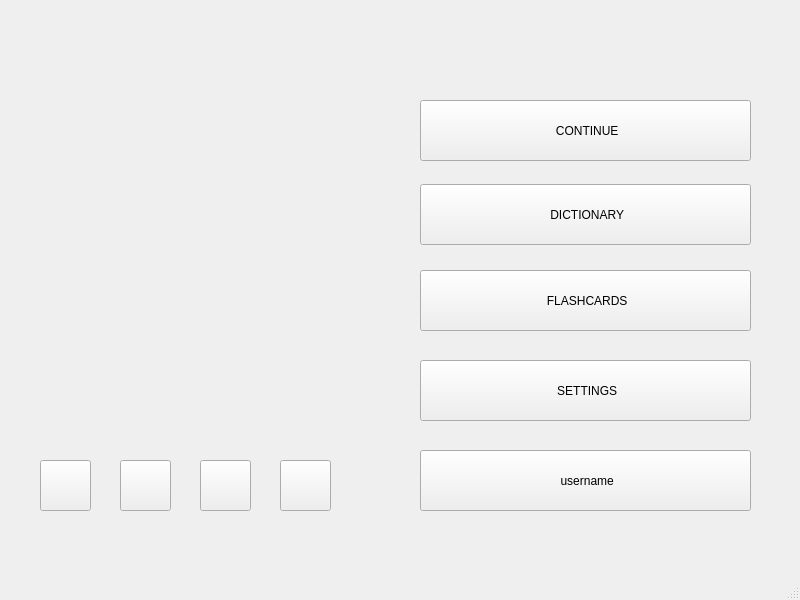
<?xml version="1.0" encoding="UTF-8"?>
<ui version="4.0">
 <class>MainWindow</class>
 <widget class="QMainWindow" name="MainWindow">
  <property name="geometry">
   <rect>
    <x>0</x>
    <y>0</y>
    <width>800</width>
    <height>600</height>
   </rect>
  </property>
  <property name="windowTitle">
   <string>MainWindow</string>
  </property>
  <widget class="QWidget" name="centralwidget">
   <widget class="QPushButton" name="telegram_link">
    <property name="geometry">
     <rect>
      <x>40</x>
      <y>460</y>
      <width>51</width>
      <height>51</height>
     </rect>
    </property>
    <property name="text">
     <string/>
    </property>
    <property name="icon">
     <iconset>
      <normaloff>../../Pictures/6422206.png</normaloff>../../Pictures/6422206.png</iconset>
    </property>
    <property name="iconSize">
     <size>
      <width>32</width>
      <height>32</height>
     </size>
    </property>
   </widget>
   <widget class="QPushButton" name="vk_link">
    <property name="geometry">
     <rect>
      <x>120</x>
      <y>460</y>
      <width>51</width>
      <height>51</height>
     </rect>
    </property>
    <property name="text">
     <string/>
    </property>
    <property name="icon">
     <iconset>
      <normaloff>../../Pictures/6422212.png</normaloff>../../Pictures/6422212.png</iconset>
    </property>
    <property name="iconSize">
     <size>
      <width>32</width>
      <height>32</height>
     </size>
    </property>
   </widget>
   <widget class="QPushButton" name="github_link">
    <property name="geometry">
     <rect>
      <x>200</x>
      <y>460</y>
      <width>51</width>
      <height>51</height>
     </rect>
    </property>
    <property name="text">
     <string/>
    </property>
    <property name="icon">
     <iconset>
      <normaloff>../../Pictures/6424084.png</normaloff>../../Pictures/6424084.png</iconset>
    </property>
    <property name="iconSize">
     <size>
      <width>32</width>
      <height>32</height>
     </size>
    </property>
   </widget>
   <widget class="QPushButton" name="ask_autors">
    <property name="geometry">
     <rect>
      <x>280</x>
      <y>460</y>
      <width>51</width>
      <height>51</height>
     </rect>
    </property>
    <property name="text">
     <string/>
    </property>
    <property name="icon">
     <iconset>
      <normaloff>../../Pictures/3916693.png</normaloff>../../Pictures/3916693.png</iconset>
    </property>
    <property name="iconSize">
     <size>
      <width>32</width>
      <height>32</height>
     </size>
    </property>
   </widget>
   <widget class="QPushButton" name="start_but">
    <property name="geometry">
     <rect>
      <x>420</x>
      <y>100</y>
      <width>331</width>
      <height>61</height>
     </rect>
    </property>
    <property name="text">
     <string> CONTINUE</string>
    </property>
    <property name="icon">
     <iconset>
      <normaloff>../../Pictures/star.png</normaloff>../../Pictures/star.png</iconset>
    </property>
   </widget>
   <widget class="QPushButton" name="dictionary_adv">
    <property name="geometry">
     <rect>
      <x>420</x>
      <y>184</y>
      <width>331</width>
      <height>61</height>
     </rect>
    </property>
    <property name="text">
     <string> DICTIONARY</string>
    </property>
    <property name="icon">
     <iconset>
      <normaloff>../../Downloads/free-icon-font-book-bookmark-7720291.png</normaloff>../../Downloads/free-icon-font-book-bookmark-7720291.png</iconset>
    </property>
   </widget>
   <widget class="QPushButton" name="flashcards_adv">
    <property name="geometry">
     <rect>
      <x>420</x>
      <y>270</y>
      <width>331</width>
      <height>61</height>
     </rect>
    </property>
    <property name="text">
     <string> FLASHCARDS</string>
    </property>
    <property name="icon">
     <iconset>
      <normaloff>../../Downloads/free-icon-font-mind-share-7928261.png</normaloff>../../Downloads/free-icon-font-mind-share-7928261.png</iconset>
    </property>
   </widget>
   <widget class="QPushButton" name="settings">
    <property name="geometry">
     <rect>
      <x>420</x>
      <y>360</y>
      <width>331</width>
      <height>61</height>
     </rect>
    </property>
    <property name="text">
     <string> SETTINGS</string>
    </property>
    <property name="icon">
     <iconset>
      <normaloff>../../Pictures/3917035.png</normaloff>../../Pictures/3917035.png</iconset>
    </property>
   </widget>
   <widget class="QPushButton" name="login_but">
    <property name="geometry">
     <rect>
      <x>420</x>
      <y>450</y>
      <width>331</width>
      <height>61</height>
     </rect>
    </property>
    <property name="text">
     <string> username</string>
    </property>
    <property name="icon">
     <iconset>
      <normaloff>../../Pictures/circles.png</normaloff>../../Pictures/circles.png</iconset>
    </property>
   </widget>
  </widget>
  <widget class="QMenuBar" name="menubar">
   <property name="geometry">
    <rect>
     <x>0</x>
     <y>0</y>
     <width>800</width>
     <height>22</height>
    </rect>
   </property>
  </widget>
  <widget class="QStatusBar" name="statusbar"/>
 </widget>
 <resources/>
 <connections/>
</ui>
